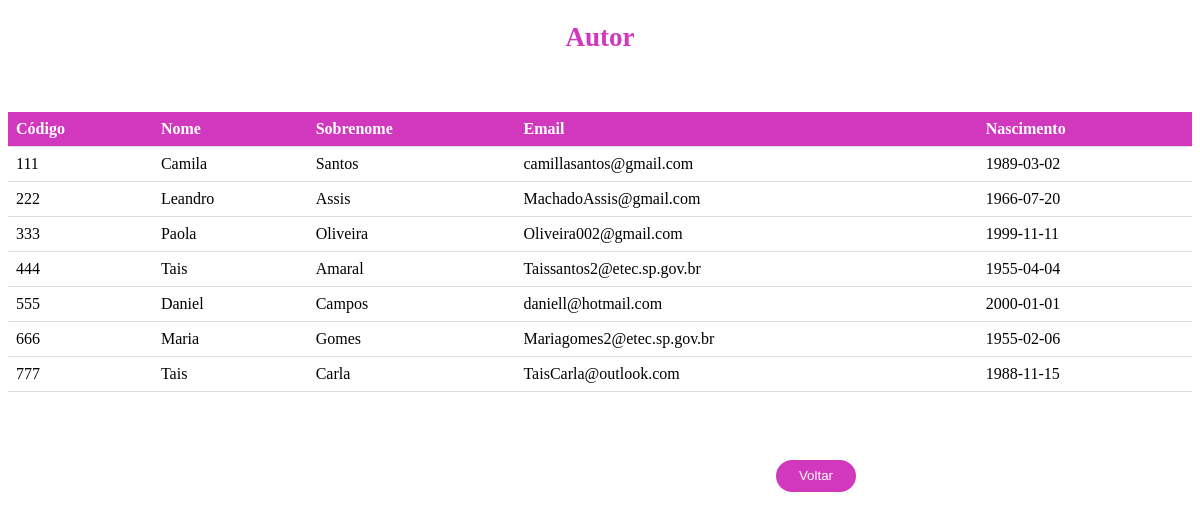
The app's page /listarAutor.php with its own data.
### tables this page shows
CREATE TABLE `autor` (
  `Cod_autor` int(10) NOT NULL,
  `NomeAutor` varchar(50) NOT NULL,
  `Sobrenome` varchar(50) NOT NULL,
  `Email` varchar(50) NOT NULL,
  `Nasc` date NOT NULL
);

### autor.php (called while the page is built, shortened)
<?php
class autor
{
function listar()
{
    try
    {
        $this -> conn = new Conectar();
        $sql = $this -> conn -> query("select * from autor order by Cod_autor");
        $sql -> execute();
        return $sql -> fetchAll();
    }
    catch(PDOExcepion $exc)
    {
        echo "Erro ao Executar consulta." . $exc -> getMessage();
    }
}
}
?>

### listarAutor.php (the view, shortened to what this page needs)
<!DOCTYPE html>
<html>
<head>
</head>
<body>
    <section>
        <center><font face="Century Gothic" size="4"><h1>Autor</h1></font></center>
        <br><br>
        <?php
        include_once 'autor.php';
        $a = new autor();
        $esc_bd = $a->listar();
        ?>
        <table>
            <tr>
                <th>Código</th>
                <th>Nome</th>
                <th>Sobrenome</th>
                <th>Email</th>
                <th>Nascimento</th>
            </tr>
            <?php
            if (is_array($esc_bd)) {
                foreach ($esc_bd as $pro_mostrar) {
                    ?>
                    <tr>
                        <td><?php echo $pro_mostrar[0]; ?></td>
                        <td><?php echo $pro_mostrar[1]; ?></td>
                        <td><?php echo $pro_mostrar[2]; ?></td>
                        <td><?php echo $pro_mostrar[3]; ?></td>
                        <td><?php echo $pro_mostrar[4]; ?></td>
                    </tr>
                <?php
                }
            }
            ?>
        </table>
        <br><br>
        <button><a href="menu.html">Voltar</a></button>
    </section>
</body>
</html>

### listarAutor.php (style rules this page uses)
h1 { color: #d138bd; }
table { border-collapse: collapse; width: 100%; }
th, td { text-align: left; padding: 8px; border-bottom: 1px solid #ddd; }
th { background-color: #d138bd; color: white; }
button { border-radius: 3rem; width: 5rem; height: 2rem; background-color: #d138bd; border: none; margin-top: 2rem; margin-left: 48rem; }
a { text-decoration: none; color: white; }

### records on screen
autor: Cod_autor "111", NomeAutor "Camila", Sobrenome "Santos", Email "camillasantos@gmail.com", Nasc "1989-03-02"
autor: Cod_autor "222", NomeAutor "Leandro", Sobrenome "Assis", Email "MachadoAssis@gmail.com", Nasc "1966-07-20"
autor: Cod_autor "333", NomeAutor "Paola", Sobrenome "Oliveira", Email "Oliveira002@gmail.com", Nasc "1999-11-11"
autor: Cod_autor "444", NomeAutor "Tais", Sobrenome "Amaral", Email "Taissantos2@etec.sp.gov.br", Nasc "1955-04-04"
autor: Cod_autor "555", NomeAutor "Daniel", Sobrenome "Campos", Email "daniell@hotmail.com", Nasc "2000-01-01"
autor: Cod_autor "666", NomeAutor "Maria", Sobrenome "Gomes", Email "Mariagomes2@etec.sp.gov.br", Nasc "1955-02-06"
autor: Cod_autor "777", NomeAutor "Tais", Sobrenome "Carla", Email "TaisCarla@outlook.com", Nasc "1988-11-15"
